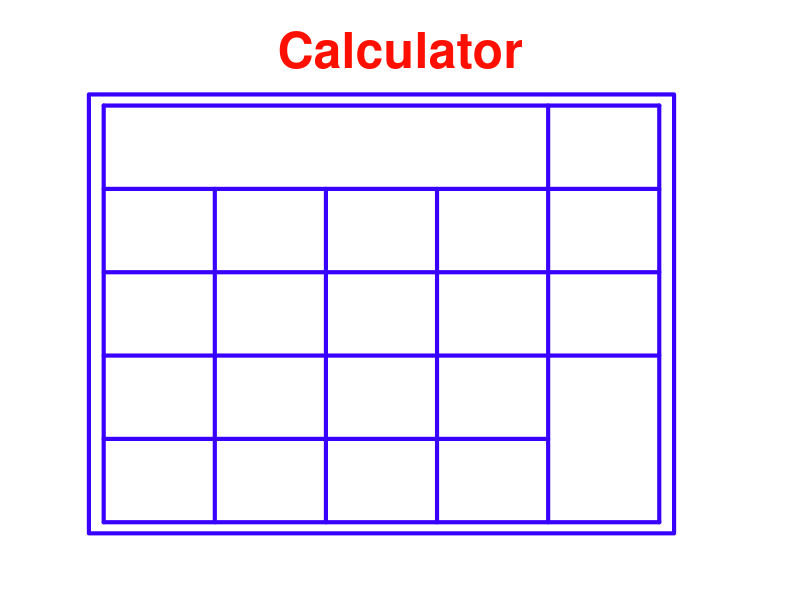
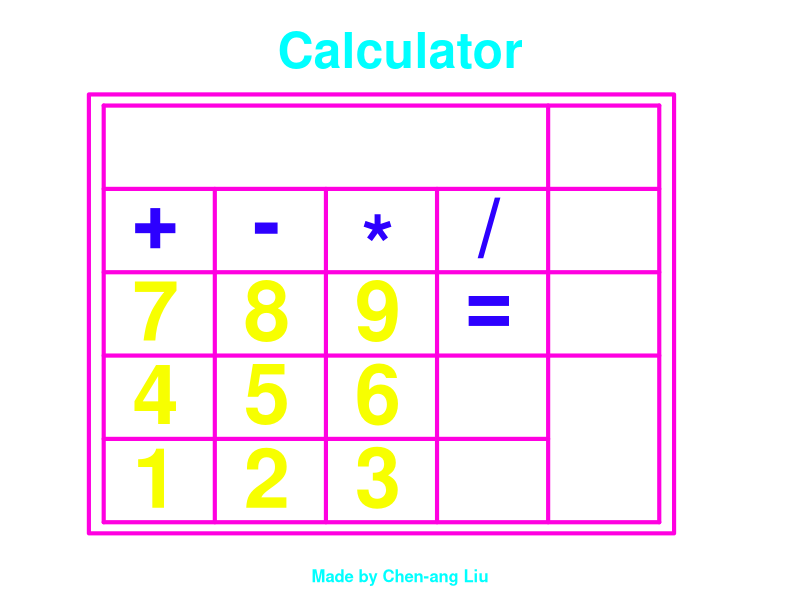

Here is the R script that generated these plots, in order:
par(bty="n",xaxt="n", yaxt="n",mar=c(0,0,0,0),cex=5,font=4);
plot(c(0,1),c(0,1),type="n",xlab="",ylab="");
color1<-rainbow(1000)[sample(1:1000,1)];
color2<-rainbow(1000)[sample(1:1000,1)];
color3<-rainbow(1000)[sample(1:1000,1)];
color4<-rainbow(1000)[sample(1:1000,1)];
color5<-rainbow(1000)[sample(1:1000,1)];
segments(0.1, 0.1, 0.1, 0.85, col=color1, lwd =4);
segments(0.25, 0.1, 0.25, 0.7, col=color1, lwd =4);
segments(0.4, 0.1, 0.4, 0.7, col=color1, lwd =4);
segments(0.55, 0.1, 0.55, 0.7, col=color1, lwd =4);
segments(0.7, 0.1, 0.7, 0.85, col=color1, lwd =4);
segments(0.85, 0.1, 0.85, 0.85, col=color1, lwd =4);
segments(0.1, 0.1, 0.85, 0.1, col=color1, lwd =4);
segments(0.1, 0.25, 0.7, 0.25, col=color1, lwd =4);
segments(0.1, 0.4, 0.85, 0.4, col=color1, lwd =4);
segments(0.1, 0.55, 0.85, 0.55, col=color1, lwd =4);
segments(0.1, 0.7, 0.85, 0.7, col=color1, lwd =4);
segments(0.1, 0.85, 0.85, 0.85, col=color1, lwd =4);
#margin
rect(0.08,0.08,0.87,0.87,border=color1, lwd =4);
#digit
text(0.5,0.95,"Calculator",font=2,col=color5,cex=0.6);
par(bty="n",xaxt="n", yaxt="n",mar=c(0,0,0,0),cex=5,font=4);
plot(c(0,1),c(0,1),type="n",xlab="",ylab="");
color1<-rainbow(1000)[sample(1:1000,1)];
color2<-rainbow(1000)[sample(1:1000,1)];
color3<-rainbow(1000)[sample(1:1000,1)];
color4<-rainbow(1000)[sample(1:1000,1)];
color5<-rainbow(1000)[sample(1:1000,1)];
segments(0.1, 0.1, 0.1, 0.85, col=color1, lwd =4);
segments(0.25, 0.1, 0.25, 0.7, col=color1, lwd =4);
segments(0.4, 0.1, 0.4, 0.7, col=color1, lwd =4);
segments(0.55, 0.1, 0.55, 0.7, col=color1, lwd =4);
segments(0.7, 0.1, 0.7, 0.85, col=color1, lwd =4);
segments(0.85, 0.1, 0.85, 0.85, col=color1, lwd =4);
segments(0.1, 0.1, 0.85, 0.1, col=color1, lwd =4);
segments(0.1, 0.25, 0.7, 0.25, col=color1, lwd =4);
segments(0.1, 0.4, 0.85, 0.4, col=color1, lwd =4);
segments(0.1, 0.55, 0.85, 0.55, col=color1, lwd =4);
segments(0.1, 0.7, 0.85, 0.7, col=color1, lwd =4);
segments(0.1, 0.85, 0.85, 0.85, col=color1, lwd =4);
#margin
rect(0.08,0.08,0.87,0.87,border=color1, lwd =4);
#digit
text(0.5,0.95,"Calculator",font=2,col=color5,cex=0.6);
text(0.5,0,"Made by Chen-ang Liu",font=2,col=color5,cex=0.2);
text(0.17,0.18,"1",font=2,col=color2);
text(0.32,0.18,"2",font=2,col=color2);
text(0.47,0.18,"3",font=2,col=color2);
text(0.17,0.33,"4",font=2,col=color2);
text(0.32,0.33,"5",font=2,col=color2);
text(0.47,0.33,"6",font=2,col=color2);
text(0.17,0.48,"7",font=2,col=color2);
text(0.32,0.48,"8",font=2,col=color2);
text(0.47,0.48,"9",font=2,col=color2);
text(0.17,0.63,"+",font=2,col=color3);
text(0.32,0.63,"-",font=2,col=color3);
text(0.47,0.63,"*",font=2,col=color3);
text(0.62,0.63,"/",font=2,col=color3);
text(0.62,0.48,"=",font=2,col=color3);
N<-c(0,0);add<-0;subtract<-0;multiply<-0;divide<-0;
keybd<-function(key){
   if(key=="1"){
      rect(0.12,0.71,0.69,0.84,col="white",border=NA);
      N<<-c(N,1);
      text(0.62,0.78,"1",font=2,col=color4);
   }else if(key=="2"){
      rect(0.12,0.71,0.69,0.84,col="white",border=NA);
      N<<-c(N,2);
      text(0.62,0.78,"2",font=2,col=color4);
   }else if(key=="3"){
      rect(0.12,0.71,0.69,0.84,col="white",border=NA);
      N<<-c(N,3);
      text(0.62,0.78,"3",font=2,col=color4);
   }else if(key=="4"){
      rect(0.12,0.71,0.69,0.84,col="white",border=NA);
      N<<-c(N,4);
      text(0.62,0.78,"4",font=2,col=color4);
   }else if(key=="5"){
      rect(0.12,0.71,0.69,0.84,col="white",border=NA);
      N<<-c(N,5);
      text(0.62,0.78,"5",font=2,col=color4);
   }else if(key=="6"){
      rect(0.12,0.71,0.69,0.84,col="white",border=NA);
      N<<-c(N,6);
      text(0.62,0.78,"6",font=2,col=color4);
   }else if(key=="7"){
      rect(0.12,0.71,0.69,0.84,col="white",border=NA);
      N<<-c(N,7);
      text(0.62,0.78,"7",font=2,col=color4);
   }else if(key=="8"){
      rect(0.12,0.71,0.69,0.84,col="white",border=NA);
      N<<-c(N,8);
      text(0.62,0.78,"8",font=2,col=color4);
   }else if(key=="9"){
      rect(0.12,0.71,0.69,0.84,col="white",border=NA);
      N<<-c(N,9);
      text(0.62,0.78,"9",font=2,col=color4);
   }else if(key=="Left"){
      add<<-1;subtract<<-0;multiply<<-0;divide<<-0;
      text(0.17,0.63,"+",font=2,col=color3);
   }else if(key=="Up"){
      add<<-0;subtract<<-1;multiply<<-0;divide<<-0;
      text(0.32,0.63,"-",font=2,col=color3);
   }else if(key=="Right"){
      add<<-1;subtract<<-0;multiply<<-1;divide<<-0;
      text(0.47,0.63,"*",font=2,col=color3);
   }else if(key=="Down"){
      add<<-0;subtract<<-0;multiply<<-0;divide<<-1;
      text(0.62,0.63,"/",font=2,col=color3);
   }else if(key=="e"){
      rect(0.12,0.71,0.69,0.84,col="white",border=NA);
      a<<-N[(length(N)-1)];b<<-N[length(N)];
      if(add==1){
        cons<<-a+b;
      }else if(subtract==1){
        cons<<-a-b;
      }else if(multiply==1){
        cons<<-a*b;
      }else if(divide==1){
        if(b==0){cos<<-0;}
        else{
        cons<<-a/b;}
      }
      text(0.4,0.78,cons,font=2,col=color4);
   }
}
mousedown<-function(button,x,y){
     if(x>0.1&&x<0.25&&y>0.1&&y<0.25){
      rect(0.12,0.71,0.69,0.84,col="white",border=NA);
      N<<-c(N,1);
      text(0.62,0.78,"1",font=2,col=color4);
   }else if(x>0.25&&x<0.4&&y>0.1&&y<0.25){
      rect(0.12,0.71,0.69,0.84,col="white",border=NA);
      N<<-c(N,2);
      text(0.62,0.78,"2",font=2,col=color4);
   }else if(x>0.4&&x<0.55&&y>0.1&&y<0.25){
      rect(0.12,0.71,0.69,0.84,col="white",border=NA);
      N<<-c(N,3);
      text(0.62,0.78,"3",font=2,col=color4);
   }else if(x>0.1&&x<0.25&&y>0.25&&y<0.4){
      rect(0.12,0.71,0.69,0.84,col="white",border=NA);
      N<<-c(N,4);
      text(0.62,0.78,"4",font=2,col=color4);
   }else if(x>0.25&&x<0.4&&y>0.25&&y<0.4){
      rect(0.12,0.71,0.69,0.84,col="white",border=NA);
      N<<-c(N,5);
      text(0.62,0.78,"5",font=2,col=color4);
   }else if(x>0.4&&x<0.55&&y>0.25&&y<0.4){
      rect(0.12,0.71,0.69,0.84,col="white",border=NA);
      N<<-c(N,6);
      text(0.62,0.78,"6",font=2,col=color4);
   }else if(x>0.1&&x<0.25&&y>0.4&&y<0.55){
      rect(0.12,0.71,0.69,0.84,col="white",border=NA);
      N<<-c(N,7);
      text(0.62,0.78,"7",font=2,col=color4);
   }else if(x>0.25&&x<0.4&&y>0.4&&y<0.55){
      rect(0.12,0.71,0.69,0.84,col="white",border=NA);
      N<<-c(N,8);
      text(0.62,0.78,"8",font=2,col=color4);
   }else if(x>0.4&&x<0.55&&y>0.4&&y<0.55){
      rect(0.12,0.71,0.69,0.84,col="white",border=NA);
      N<<-c(N,9);
      text(0.62,0.78,"9",font=2,col=color4);
  }else if(x>0.1&&x<0.25&&y>0.55&&y<0.7){
      add<<-1;subtract<<-0;multiply<<-0;divide<<-0;
      text(0.17,0.63,"+",font=2,col=color3);
   }else if(x>0.25&&x<0.4&&y>0.55&&y<0.7){
      add<<-0;subtract<<-1;multiply<<-0;divide<<-0;
      text(0.32,0.63,"-",font=2,col=color3);
   }else if(x>0.4&&x<0.55&&y>0.55&&y<0.7){
      add<<-0;subtract<<-0;multiply<<-1;divide<<-0;
      text(0.47,0.63,"*",font=2,col=color3);
   }else if(x>0.55&&x<0.7&&y>0.55&&y<0.7){
      add<<-0;subtract<<-0;multiply<<-0;divide<<-1;
      text(0.62,0.63,"/",font=2,col=color3);
   }else if(x>0.55&&x<0.7&&y>0.4&&y<0.55){
      rect(0.12,0.71,0.69,0.84,col="white",border=NA);
      a<<-N[(length(N)-1)];b<<-N[length(N)];
      if(add==1){
        cons<<-a+b;
      }else if(subtract==1){
        cons<<-a-b;
      }else if(multiply==1){
        cons<<-a*b;
      }else if(divide==1){
        if(b==0){cos<<-0;}
        else{
        cons<<-a/b;}
      }
      cons<<-round(cons,2)
      text(0.4,0.78,cons,font=2,col=color4);
   }

}
getGraphicsEvent("run!",onKeybd=keybd,onMouseDown=mousedown)